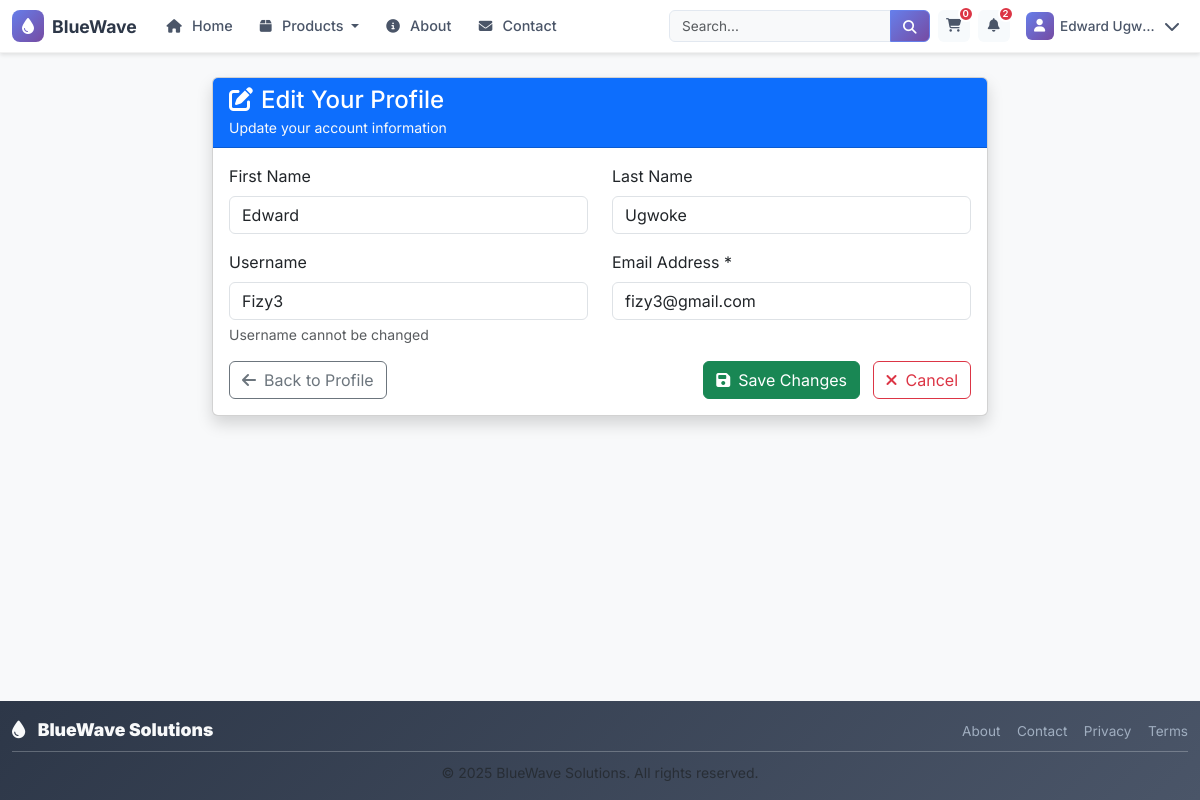
Screenshot of /accounts/profile/edit/ (signed in) with the database file from the repository.
### accounts/models.py (models this page shows, shortened)
class CustomUser(AbstractUser):
    email = models.EmailField(
        verbose_name="email address",
        unique=True,
        help_text="Required. Enter a valid email address."
    )
    groups = models.ManyToManyField(
        Group,
        verbose_name="groups",
        blank=True,
        help_text="The groups this user belongs to.",
        related_name="customuser_set",
        related_query_name="customuser",
    )
    user_permissions = models.ManyToManyField(
        Permission,
        verbose_name="user permissions",
        blank=True,
        help_text="Specific permissions for this user.",
        related_name="customuser_permissions_set",
        related_query_name="customuser_permission",
    )
    USERNAME_FIELD = 'email'
    REQUIRED_FIELDS = ['username']  # Required when creating superuser via createsuperuser
    class Meta:
        verbose_name = "User"
        verbose_name_plural = "Users"

### accounts/views.py (the view, shortened to what this page needs)
# urls.py: path("profile/edit/", views.edit_profile_view, name="edit_profile_view"),
@login_required
def edit_profile_view(request):
    context = {
        'page_title': 'Edit Profile'
    }
    return render(request, "accounts/edit_profile.html", context)

### templates/accounts/edit_profile.html (shortened to what this page needs)
{% extends "base.html" %}
{% load static %}
{% block content %}
<div class="container mt-4">
  <div class="row justify-content-center">
    <div class="col-lg-8">
      <div class="card shadow">
        <div class="card-header bg-primary text-white">
          <h4 class="card-title mb-0">
            <i class="fas fa-edit me-2"></i>Edit Your Profile
          </h4>
          <small class="text-light">Update your account information</small>
        </div>
        <div class="card-body">
          <form method="post" novalidate>
            <div class="row">
              <div class="col-md-6 mb-3">
                <label for="first_name" class="form-label">First Name</label>
                <input
                  type="text"
                  class="form-control"
                  id="first_name"
                  name="first_name"
                  value="{{ user.first_name }}"
                  placeholder="Your first name"
                />
              </div>
              <div class="col-md-6 mb-3">
                <label for="last_name" class="form-label">Last Name</label>
                <input
                  type="text"
                  class="form-control"
                  id="last_name"
                  name="last_name"
                  value="{{ user.last_name }}"
                  placeholder="Your last name"
                />
              </div>
            </div>
            <div class="row">
              <div class="col-md-6 mb-3">
                <label for="username" class="form-label">Username</label>
                <input
                  type="text"
                  class="form-control"
                  id="username"
                  value="{{ user.username }}"
                  readonly
                />
                <div class="form-text">Username cannot be changed</div>
              </div>
              <div class="col-md-6 mb-3">
                <label for="email" class="form-label">Email Address *</label>
                <input
                  type="email"
                  class="form-control"
                  id="email"
                  name="email"
                  value="{{ user.email }}"
                  required
                />
              </div>
            </div>
            <div class="d-flex justify-content-between">
              <a
                href="{% url 'profile_page' %}"
                class="btn btn-outline-secondary"
              >
                <i class="fas fa-arrow-left me-2"></i>Back to Profile
              </a>
              <div>
                <button type="submit" class="btn btn-success">
                  <i class="fas fa-save me-2"></i>Save Changes
                </button>
                <a
                  href="{% url 'profile_page' %}"
                  class="btn btn-outline-danger ms-2"
                >
                  <i class="fas fa-times me-2"></i>Cancel
                </a>
              </div>
            </div>
          </form>
        </div>
      </div>
    </div>
  </div>
</div>
{% endblock %}

### templates/base.html (shortened to what this page needs)
{% load static %}
<!DOCTYPE html>
<html lang="en">
  <head>
    <link
      href="https://cdn.jsdelivr.net/npm/bootstrap@5.3.2/dist/css/bootstrap.min.css"
      rel="stylesheet"
    />
    <link
      rel="stylesheet"
      href="https://cdnjs.cloudflare.com/ajax/libs/font-awesome/6.4.0/css/all.min.css"
    />
    <link rel="stylesheet" href="{% static 'css/auth.css' %}" />
  </head>
  <body class="d-flex flex-column min-vh-100">
    <nav
      class="navbar navbar-expand-lg navbar-light bg-white shadow-sm sticky-top"
    >
      <div class="container">
        <a class="navbar-brand" href="{% url 'core:landing_page' %}">
          <div class="brand-container">
            <div class="brand-icon">
              <i class="fas fa-tint"></i>
            </div>
            <div class="brand-text">
              <span class="brand-name">BlueWave</span>
            </div>
          </div>
        </a>
        <div class="collapse navbar-collapse" id="navbarNav">
          <ul class="navbar-nav me-auto">
            <li class="nav-item">
              <a class="nav-link" href="{% url 'core:landing_page' %}">
                <i class="fas fa-home"></i>
                <span class="nav-text">Home</span>
              </a>
            </li>
            <li class="nav-item dropdown">
              <a
                class="nav-link dropdown-toggle"
                href="#"
                id="productsDropdown"
                role="button"
                data-bs-toggle="dropdown"
                aria-expanded="false"
              >
                <i class="fas fa-box"></i>
                <span class="nav-text">Products</span>
              </a>
            </li>
            <li class="nav-item">
              <a class="nav-link" href="{% url 'core:about' %}">
                <i class="fas fa-info-circle"></i>
                <span class="nav-text">About</span>
              </a>
            </li>
            <li class="nav-item">
              <a class="nav-link" href="{% url 'core:contact' %}">
                <i class="fas fa-envelope"></i>
                <span class="nav-text">Contact</span>
              </a>
            </li>
          </ul>
          <div class="search-container me-2">
            <form
              class="search-form"
              method="get"
              action="{% url 'products:product_list' %}"
            >
              <div class="input-group">
                <input
                  type="search"
                  name="search"
                  class="form-control search-input"
                  placeholder="Search..."
                  value="{{ request.GET.search|default:'' }}"
                />
                <button class="btn search-btn" type="submit">
                  <i class="fas fa-search"></i>
                </button>
              </div>
            </form>
          </div>
          <div class="user-actions d-flex align-items-center">
            {% if user.is_authenticated %}
            <a
              href="{% url 'cart:cart_detail' %}"
              class="nav-icon-link me-2"
              title="Shopping Cart"
            >
              <i class="fas fa-shopping-cart"></i>
              <span class="icon-badge" id="cart-count">0</span>
            </a>
            <div class="dropdown me-2">
              <a
                href="#"
                class="nav-icon-link"
                data-bs-toggle="dropdown"
                title="Notifications"
                aria-expanded="false"
              >
                <i class="fas fa-bell"></i>
                <span class="icon-badge">2</span>
              </a>
            </div>
            <div class="dropdown">
              <a
                href="#"
                class="user-dropdown-toggle"
                data-bs-toggle="dropdown"
                title="Account Menu"
                aria-expanded="false"
              >
                <div class="user-avatar">
                  <i class="fas fa-user"></i>
                </div>
                <span class="user-name d-none d-lg-inline"
                  >{{ user.get_full_name|default:user.username }}</span
                >
                <i class="fas fa-chevron-down ms-1 d-none d-lg-inline"></i>
              </a>
            </div>
            {% endif %}
          </div>
        </div>
      </div>
    </nav>
    <main class="flex-fill">
       {% block content %}{% endblock %}
    </main>
    <footer class="footer py-3 bg-dark text-light mt-auto">
      <div class="container">
        <div class="row align-items-center">
          <div class="col-md-6">
            <div class="footer-brand">
              <i class="fas fa-tint me-2"></i>
              <strong>BlueWave Solutions</strong>
            </div>
          </div>
          <div class="col-md-6 text-md-end">
            <div class="footer-links">
              <a href="{% url 'core:about' %}" class="footer-link">About</a>
              <a href="{% url 'core:contact' %}" class="footer-link">Contact</a>
              <a href="#" class="footer-link">Privacy</a>
              <a href="#" class="footer-link">Terms</a>
            </div>
          </div>
        </div>
        <hr class="my-2 opacity-25" />
        <div class="row">
          <div class="col-12 text-center">
            <small class="text-muted">
              &copy; 2025 BlueWave Solutions. All rights reserved.
            </small>
          </div>
        </div>
      </div>
    </footer>
  </body>
</html>

### static/css/auth.css (style rules this page uses)
a { transition: color 0.2s ease; }

### rows the page displays
CustomUser: get_full_name "Edward Ugw…", first_name "Edward", last_name "Ugwoke", username "Fizy3", email "fizy3@gmail.com"
